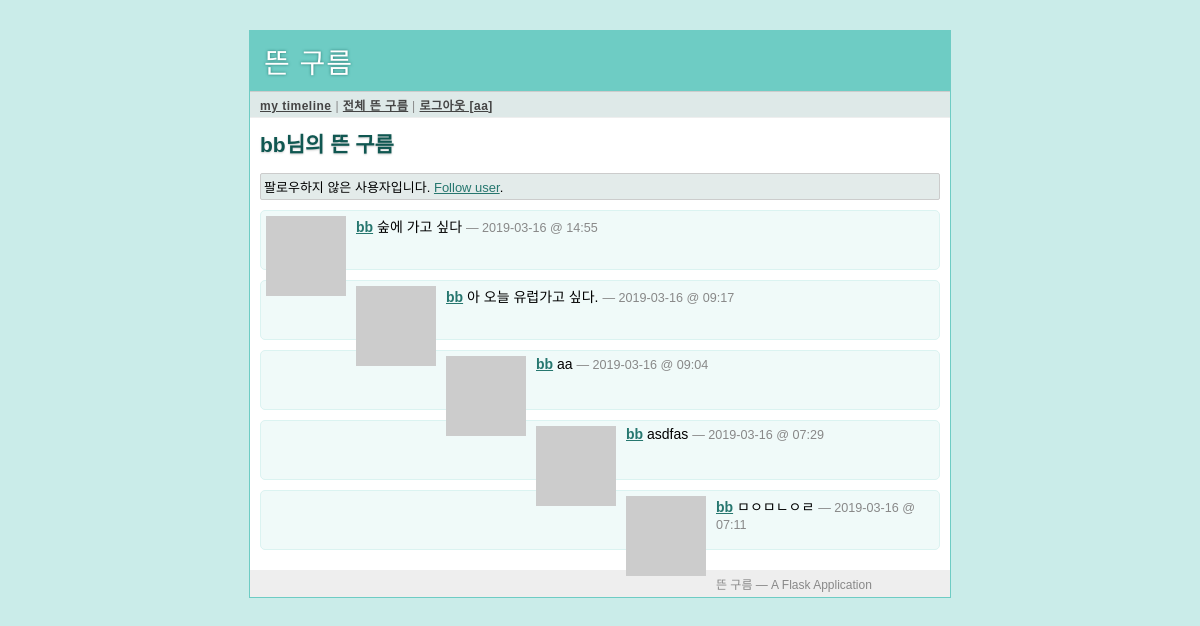
The app's page /bb (signed in) with its own data.
### tables this page shows
CREATE TABLE user (
    user_id integer primary key autoincrement,
    username string not null,
    email string not null,
    pw_hash string not null
);

CREATE TABLE message (
    message_id integer primary key autoincrement,
    author_id integer not null,
    text string not null,
    pub_date integer
);

### minitwit.py (the view)
@app.route('/<username>')
def user_timeline(username):
    profile_user = query_db('select * from user where username = ?',
                            [username], one=True)
    if profile_user is None:
        abort(404)
    followed = False
    if g.user:
        followed = query_db('''select 1
                                 from follower
                                where follower.who_id = ? and follower.whom_id = ?''',
                                [session['user_id'], profile_user['user_id']],
                                one=True) is not None
    return render_template('timeline.html', messages=query_db('''
            select message.*, user.*
              from message, user
             where user.user_id = message.author_id and user.user_id = ?
             order by message.pub_date desc limit ?''',
             [profile_user['user_id'], PER_PAGE]), followed=followed,
             profile_user=profile_user)

### minitwit.py (called while the page is built)
def connect_db():
    return sqlite3.connect(app.config['DATABASE'])

def query_db(query, args=(), one=False):
    cur = g.db.execute(query, args)
    rv = [dict((cur.description[idx][0], value)
                for idx, value in enumerate(row)) for row in cur.fetchall()]
    return (rv[0] if rv else None) if one else rv

def format_datetime(timestamp):
    return datetime.utcfromtimestamp(timestamp).strftime('%Y-%m-%d @ %H:%M')

def gravatar_url(email, size=80):
    return 'http://www.gravatar.com/avatar/%s?d=identicon&s=%d' % \
        (md5(email.strip().lower().encode('utf-8')).hexdigest(), size)

@app.before_request
def before_request():
    g.db = connect_db() # DB 연결.
    g.user = None
    if 'user_id' in session:
        g.user = query_db('select * from user where user_id = ?',
                            [session['user_id']], one=True)

@app.teardown_request
def teardown_request(exception):
    if hasattr(g, 'db'):
        g.db.close()

### templates/timeline.html (shortened to what this page needs)
{%extends "layout.html" %}
{% block title %}
{% if request.endpoint == 'public_timeline' %}
    전체 뜬 구름
{% elif request.endpoint == 'user_timeline' %}
    {{ profile_user.username }}님의 뜬 구름
{% else %}
    My Timeline
{% endif %}
{% endblock %}
{% block body %}
<h2>{{ self.title() }}</h2>
{% if g.user %}
    {% if request.endpoint == 'user_timeline' %}
        <div class=followstatus>
            {% if g.user.user_id == profile_user.user_id %}
            나의 페이지!
            {% elif followed %}
            현재 이 사용자를 팔로우하고 있습니다.
            <a class=unfollow href="{{ url_for('unfollow_user', username=profile_user.username) }}">
                Unfollow user</a>.
            {% else %}
            팔로우하지 않은 사용자입니다.
            <a class=follow href="{{ url_for('follow_user', username=profile_user.username) }}">
                Follow user</a>.
            {% endif %}
        </div>
    {% endif %}
{% endif %}
    <ul class=messages>
        {% for message in messages %}
        <li>
            <img src="{{ message.email|gravatar(size=48)}}">
            <p>
                <strong><a href="{{ url_for('user_timeline', username=message.username) }}">
                            {{ message.username }}</a></strong>
                {{ message.text }}
                <small>&mdash; {{ message.pub_date|datetimeformat }}</small>
                {% else %}
            </p>
        </li>
        <li>
            <em>당신의 뜬 구름이 없습니다.</em>
        {% endfor %}
        </li>
    </ul>
{% endblock %}

### templates/layout.html (shortened to what this page needs)
<!DOCTYPE html>
<link rel=stylesheet type="text/css" href="{{ url_for('static', filename='style.css') }}">
<div class=page>
    <h1>뜬 구름</h1>
    <div class=navigation>
        {% if g.user %}
            <a href="{{ url_for('timeline') }}">my timeline</a> |
            <a href="{{ url_for('public_timeline') }}">전체 뜬 구름</a> |
            <a href="{{ url_for('logout') }}">로그아웃 [{{ g.user.username }}]</a>
        {% else %}
            <a href="{{ url_for('public_timeline') }}">public_timeline</a> |
            <a href="{{ url_for('register') }}">회원 가입</a> |
            <a href="{{ url_for('login') }}">로그인</a>
        {% endif %}
    </div>
    <div class=body>
        {% block body %}{% endblock %}
    </div>
    <div class=footer>
        뜬 구름 &mdash; A Flask Application
    </div>
</div>

### static/style.css (style rules this page uses)
a { color: #26776F; }
div.page { background: white; border: 1px solid #6ECCC4; width: 700px; margin: 30px auto; }
div.page h1 { background: #6ECCC4; margin: 0; padding: 10px 14px; color: white; letter-spacing: 1px; text-shadow: 0 0 3px #24776F; font-weight: normal; }
div.page div.navigation { background: #DEE9E8; padding: 4px 10px; border-top: 1px solid #ccc; border-bottom: 1px solid #eee; color: #888; font-size: 12px; letter-spacing: 0.5px; }
div.page div.navigation a { color: #444; font-weight: bold; }
div.page h2 { margin: 0 0 15px 0; color: #105751; text-shadow: 0 1px 2px #ccc; }
div.page div.body { padding: 10px; }
div.page div.footer { background: #eee; color: #888; padding: 5px 10px; font-size: 12px; }
div.page div.followstatus { border: 1px solid #ccc; background: #E3EBEA; -moz-border-radius: 2px; -webkit-border-radius: 2px; padding: 3px; font-size: 13px; }
div.page ul.messages { list-style: none; margin: 0; padding: 0; }
div.page ul.messages li { margin: 10px 0; padding: 5px; background: #F0FAF9; border: 1px solid #DBF3F1; -moz-border-radius: 5px; -webkit-border-radius: 5px; min-height: 48px; }
div.page ul.messages p { margin: 0; }
div.page ul.messages li img { float: left; padding: 0 10px 0 0; }
div.page ul.messages li small { font-size: 0.9em; color: #888; }

### records on screen
user: user.username "aa"
user: username "bb"
message: username "bb", text "숲에 가고 싶다", pub_date "2019-03-16 @ 14:55"
message: username "bb", text "아 오늘 유럽가고 싶다.", pub_date "2019-03-16 @ 09:17"
message: username "bb", text "aa", pub_date "2019-03-16 @ 09:04"
message: username "bb", text "asdfas", pub_date "2019-03-16 @ 07:29"
message: username "bb", text "ㅁㅇㅁㄴㅇㄹ", pub_date "2019-03-16 @ 07:11"
